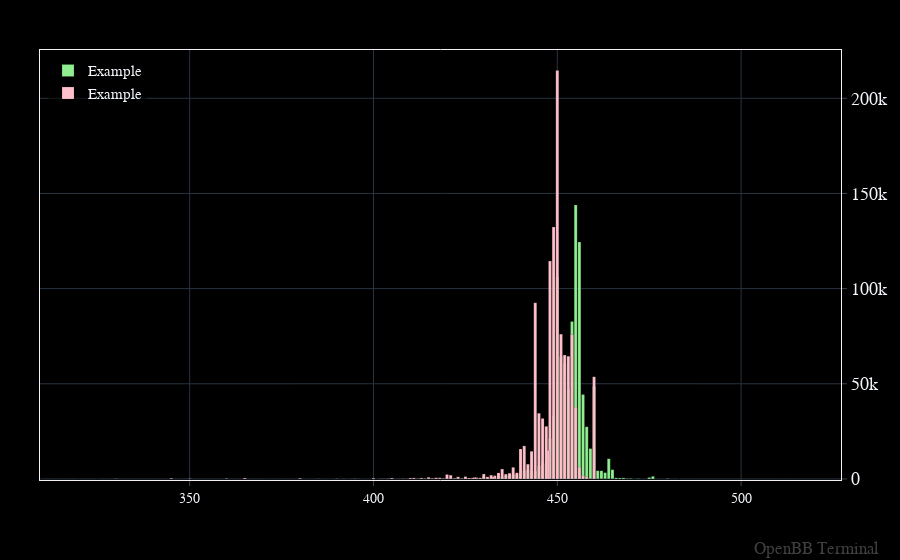

Write notebook code for a chart like this one.
### Code cell
option_absolute_plot = OpenBBFigure()

option_absolute_plot.add_bar(
    x=dataframe['Strike'],
    y=dataframe['GEX CALL'],
    name='Example',
    marker_color="lightgreen",
    width=0.8
)

option_absolute_plot.add_bar(
    x=dataframe['Strike'],
    y=dataframe['GEX PUT'],
    name='Example',
    marker_color="pink",
    width=0.8
)
option_absolute_plot.update_layout()
option_absolute_plot.show(external=False)

### Figure 1 — Plotly figure (JSON) as saved in the notebook; plotly's stock layout.template omitted (floating-point values rounded to 4 significant figures; data arrays with more than 128 entries replaced by an {"elided": "..."} marker saying what was removed)
{"data": [{"marker": {"color": "lightgreen", "line": {"width": 0.15}}, "name": "Example", "type": "bar", "width": 0.8, "x": {"elided": "158 float values"}, "y": {"elided": "158 float values"}}, {"marker": {"color": "pink", "line": {"width": 0.15}}, "name": "Example", "type": "bar", "width": 0.8, "x": {"elided": "158 float values"}, "y": {"elided": "158 float values"}}], "layout": {"annotations": [{"font": {"color": "gray", "size": 17}, "opacity": 0.5, "showarrow": false, "text": "OpenBB Terminal", "x": 1, "xanchor": "right", "xref": "paper", "xshift": 40, "y": 0, "yanchor": "bottom", "yref": "paper", "yshift": -80}], "autosize": true, "bargap": 0, "bargroupgap": 0, "barmode": "overlay", "legend": {"orientation": "v"}, "margin": {"b": 80, "l": 40, "r": 50, "t": 50}, "xaxis": {"autorange": false, "range": [309.3, 527.2], "type": "linear"}, "yaxis": {"autorange": false, "range": [-560.9, 225400.0], "type": "linear"}}}
